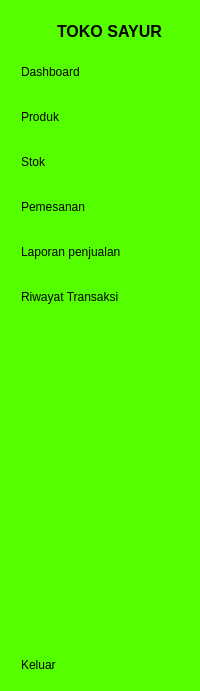
     <widget class="QWidget" name="widget_2" native="true">
      <property name="maximumSize">
       <size>
        <width>200</width>
        <height>16777215</height>
       </size>
      </property>
      <property name="styleSheet">
       <string notr="true">QWidget{
	background-color: rgb(85, 255, 0);
}

QPushButton {
	text-align: left;
	 height:30px;
	border:none;
	padding-left:10px;
}

QPushButton:checked {
	background-color:white;
	color:green;
	font-weight:bold;
}</string>
      </property>
      <layout class="QVBoxLayout" name="verticalLayout_4">
       <item>
        <layout class="QHBoxLayout" name="horizontalLayout_3">
         <item>
          <widget class="QLabel" name="iconSayur_2">
           <property name="minimumSize">
            <size>
             <width>40</width>
             <height>40</height>
            </size>
           </property>
           <property name="maximumSize">
            <size>
             <width>40</width>
             <height>40</height>
            </size>
           </property>
           <property name="styleSheet">
            <string notr="true"/>
           </property>
           <property name="text">
            <string/>
           </property>
           <property name="pixmap">
            <pixmap resource="icon.qrc">:/newPrefix/Icon/sayur-removebg-preview.png</pixmap>
           </property>
           <property name="scaledContents">
            <bool>true</bool>
           </property>
          </widget>
         </item>
         <item>
          <widget class="QLabel" name="lblToko">
           <property name="font">
            <font>
             <pointsize>12</pointsize>
             <bold>true</bold>
            </font>
           </property>
           <property name="text">
            <string>TOKO SAYUR</string>
           </property>
          </widget>
         </item>
        </layout>
       </item>
       <item>
        <layout class="QVBoxLayout" name="verticalLayout_2">
         <property name="spacing">
          <number>15</number>
         </property>
         <item>
          <widget class="QPushButton" name="btnDashboard_2">
           <property name="styleSheet">
            <string notr="true">color: rgb(0, 0, 0);</string>
           </property>
           <property name="text">
            <string>Dashboard</string>
           </property>
           <property name="icon">
            <iconset resource="icon.qrc">
             <normaloff>:/newPrefix/Icon/dashboard_16596683.png</normaloff>:/newPrefix/Icon/dashboard_16596683.png</iconset>
           </property>
           <property name="checkable">
            <bool>true</bool>
           </property>
           <property name="autoExclusive">
            <bool>true</bool>
           </property>
          </widget>
         </item>
         <item>
          <widget class="QPushButton" name="btnProduk_2">
           <property name="text">
            <string>Produk</string>
           </property>
           <property name="icon">
            <iconset resource="icon.qrc">
             <normaloff>:/newPrefix/Icon/produk-removebg-preview.png</normaloff>:/newPrefix/Icon/produk-removebg-preview.png</iconset>
           </property>
           <property name="checkable">
            <bool>true</bool>
           </property>
           <property name="autoExclusive">
            <bool>true</bool>
           </property>
          </widget>
         </item>
         <item>
          <widget class="QPushButton" name="btnStok_2">
           <property name="text">
            <string>Stok</string>
           </property>
           <property name="icon">
            <iconset resource="icon.qrc">
             <normaloff>:/newPrefix/Icon/product_13368825.png</normaloff>:/newPrefix/Icon/product_13368825.png</iconset>
           </property>
           <property name="checkable">
            <bool>true</bool>
           </property>
           <property name="autoExclusive">
            <bool>true</bool>
           </property>
          </widget>
         </item>
         <item>
          <widget class="QPushButton" name="btnPemesanan_2">
           <property name="text">
            <string>Pemesanan</string>
           </property>
           <property name="icon">
            <iconset resource="icon.qrc">
             <normaloff>:/newPrefix/Icon/Pemesanan.png</normaloff>:/newPrefix/Icon/Pemesanan.png</iconset>
           </property>
           <property name="checkable">
            <bool>true</bool>
           </property>
           <property name="autoExclusive">
            <bool>true</bool>
           </property>
          </widget>
         </item>
         <item>
          <widget class="QPushButton" name="btnPenjualan_2">
           <property name="text">
            <string>Laporan penjualan</string>
           </property>
           <property name="icon">
            <iconset resource="icon.qrc">
             <normaloff>:/newPrefix/Icon/Laporan-removebg-preview.png</normaloff>:/newPrefix/Icon/Laporan-removebg-preview.png</iconset>
           </property>
           <property name="checkable">
            <bool>true</bool>
           </property>
           <property name="autoExclusive">
            <bool>true</bool>
           </property>
          </widget>
         </item>
         <item>
          <widget class="QPushButton" name="btnTransaksi_2">
           <property name="text">
            <string>Riwayat Transaksi</string>
           </property>
           <property name="icon">
            <iconset resource="icon.qrc">
             <normaloff>:/newPrefix/Icon/transaksi2-removebg-preview.png</normaloff>:/newPrefix/Icon/transaksi2-removebg-preview.png</iconset>
           </property>
           <property name="checkable">
            <bool>true</bool>
           </property>
           <property name="autoExclusive">
            <bool>true</bool>
           </property>
          </widget>
         </item>
        </layout>
       </item>
       <item>
        <spacer name="verticalSpacer_2">
         <property name="orientation">
          <enum>Qt::Orientation::Vertical</enum>
         </property>
         <property name="sizeHint" stdset="0">
          <size>
           <width>20</width>
           <height>332</height>
          </size>
         </property>
        </spacer>
       </item>
       <item>
        <widget class="QPushButton" name="btnKeluar_2">
         <property name="styleSheet">
          <string notr="true"/>
         </property>
         <property name="text">
          <string>Keluar</string>
         </property>
         <property name="icon">
          <iconset resource="icon.qrc">
           <normaloff>:/newPrefix/Icon/keluar-removebg-preview.png</normaloff>:/newPrefix/Icon/keluar-removebg-preview.png</iconset>
         </property>
         <property name="checkable">
          <bool>true</bool>
         </property>
        </widget>
       </item>
      </layout>
     </widget>
